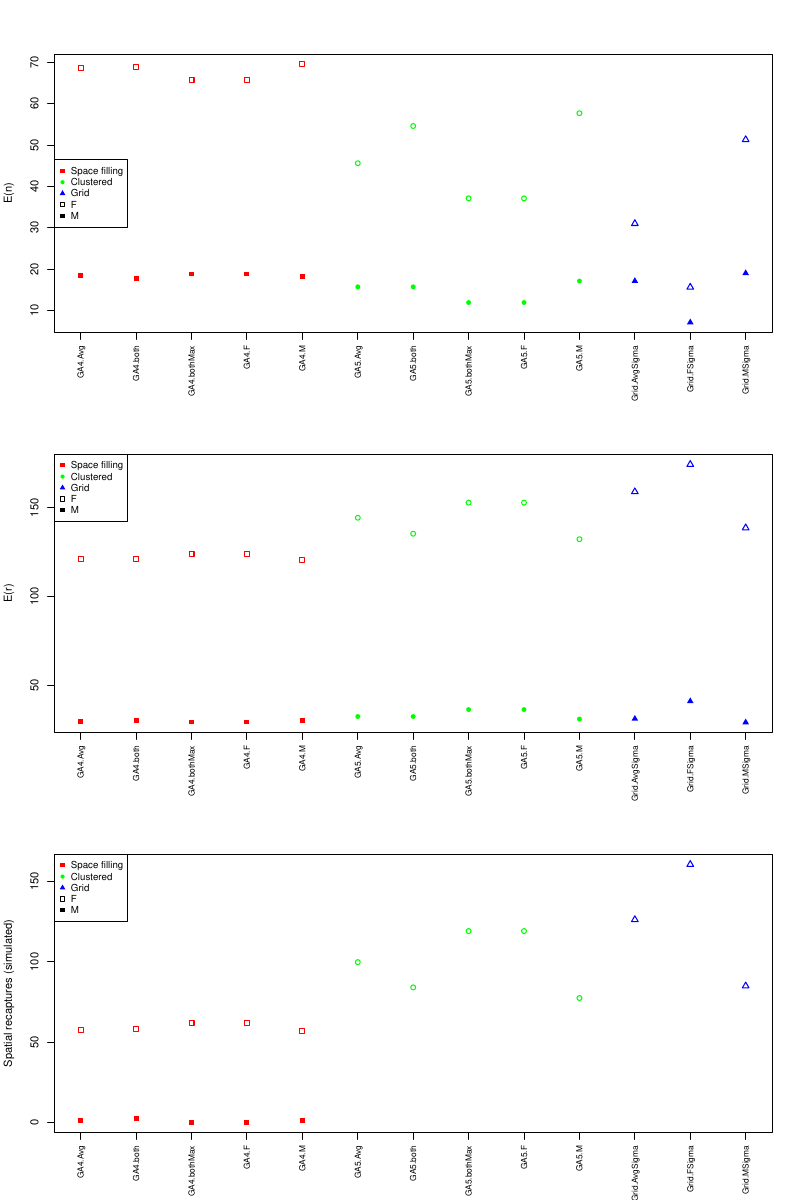

Recreate this plot in R.
#September 2024
#generates both expected and simulated numbers using CLT S values
#excluded both Max = T
#1000 reps

library(secrdesign)
library(dplyr)
library(tidyr)
library(sf)

##########################################################
#Set up
#large area created and objects with and without a buffer are in LargeSCRObjs.RData
##########################################################

load("LargeSCRObjs.RData")

locs <- scr.objs$`SF traps polygon`
mask <- scr.objs$`SCR mask (buff)`

#Use CLT S values with 40 traps
sigmaF = 2000 ; sigmaM = 6500 ; sigma <- c(sigmaF, sigmaM)
DF = 0.00009 ; DM = 0.00006 ; D <- c(DF, DM)
lambda0F = 6 ; lambda0M = 3.25 ; lambda0 <- c(lambda0F,lambda0M) 
nT <- 40 ; nreps = 1000

Scen.F <- make.scenarios (trapsindex = 1, D = DF, lambda0 = lambda0F, sigma = sigmaF, noccasions = 1, detectfn = 14) 
Scen.M <- make.scenarios (trapsindex = 1, D = DM, lambda0 = lambda0M, sigma = sigmaM, noccasions = 1, detectfn = 14) 

#function to extract expected and data summaries
get.data.summary <- function(scenario, traps.list, mask.obj, nreps){
  expected <- scenarioSummary(scenario, trapset = traps.list[[1]], maskset = mask.obj)
  data <- run.scenarios(nreps, scenario, trapset = traps.list[[1]], maskset = mask, fit = FALSE, extract = identity, 
                        det.args = list(savepopn = TRUE), fit.args = list(detectfn = 'HHN'))
  results <- list("Expected" = expected, "Simulated data" = data)
  return(results)
}

###########################
#Grids
###########################
load("LGridDesignsCLTS40.RData")

###################
#Grid with F sigma
###################
grid.Fsig.F <- get.data.summary(Scen.F, L.grid.designs.CLT.S$`2*F Sigma`, mask, nreps)
grid.Fsig.M <- get.data.summary(Scen.M, L.grid.designs.CLT.S$`2*F Sigma`, mask, nreps)

grid.Fsig.F$Expected
grid.Fsig.M$Expected

#F: En = 8 ; Er = 46.3  ; Em = 28.3
#M: En = 14.9 ; Er = 192.2 ; Em = 178.4

summary(grid.Fsig.F$`Simulated data`)
summary(grid.Fsig.M$`Simulated data`)

#F: n = 8 ; r =  45.5 ; nmov = 13.1 
#M: n = 15 ; r = 192.9 ; nmov = 98

###################
#Grid with M sigma
###################
grid.Msig.F <- get.data.summary(Scen.F, L.grid.designs.CLT.S$`2*M Sigma`, mask, nreps)
grid.Msig.M <- get.data.summary(Scen.M, L.grid.designs.CLT.S$`2*M Sigma`, mask, nreps)

grid.Msig.F$Expected
grid.Msig.M$Expected

#F: En = 21.4 ; Er = 32.9 ; Em = 0.01
#M: En = 51.7 ; Er = 155.4 ; Em = 95.9 

summary(grid.Msig.F$`Simulated data`)
summary(grid.Msig.M$`Simulated data`)

#F: n = 21.3 ; r = 32.1  ; nmov = 0.01  
#M: n = 51.7 ; r = 154.9 ; nmov = 60.3  

###################
#Grid with Avg sigma
###################
grid.Avgsig.F <- get.data.summary(Scen.F, L.grid.designs.CLT.S$`2*Avg Sigma`, mask, nreps)
grid.Avgsig.M <- get.data.summary(Scen.M, L.grid.designs.CLT.S$`2*Avg Sigma`, mask, nreps)

grid.Avgsig.F$Expected
grid.Avgsig.M$Expected

#F: En = 20 ; Er = 34.3 ; Em = 1.9 
#M: En = 30.9 ; Er = 176.2 ; Em = 140.8 

summary(grid.Avgsig.F$`Simulated data`)
summary(grid.Avgsig.M$`Simulated data`)

#F: n = 19.6 ; r = 33.6 ; nmov = 1.5 
#M: n = 31 ; r = 176.6 ; nmov = 81.7   

###########################
#GA Designs
###########################

load("Cluster/ProposedDesigns/LargeArea/Results/GADesigns.RData")

###########################
#GA Crit 4
###########################

#######################
#GA crit 4 with F sigma
#######################
Crit4.Fsig.F <- get.data.summary(Scen.F, GA.designs$`F4 Sigma`, mask, nreps)
Crit4.Fsig.M <- get.data.summary(Scen.M, GA.designs$`F4 Sigma`, mask, nreps)

Crit4.Fsig.F$Expected
Crit4.Fsig.M$Expected

#F: En =  ; Er =  ; Em = 
#M: En =  ; Er =  ; Em = 

summary(Crit4.Fsig.F$`Simulated data`)
summary(Crit4.Fsig.M$`Simulated data`)

#F: n =  ; r =  ; nmov =  
#M: n =  ; r =  ; nmov =  

###############################
#GA crit 4 with M sigma
###############################
Crit4.Msig.F <- get.data.summary(Scen.F, GA.designs$`M4 Sigma`, mask, nreps)
Crit4.Msig.M <- get.data.summary(Scen.M, GA.designs$`M4 Sigma`, mask, nreps)

Crit4.Msig.F$Expected
Crit4.Msig.M$Expected

#F: En =  ; Er =  ; Em = 
#M: En =  ; Er =  ; Em = 

summary(Crit4.Msig.F$`Simulated data`)
summary(Crit4.Msig.M$`Simulated data`)

#F: n =  ; r =  ; nmov = 
#M: n =  ; r =   ; nmov = 

###############################
#GA crit 4 with Avg sigma
###############################
Crit4.Avgsig.F <- get.data.summary(Scen.F, GA.designs$`Avg4 Sigma`, mask, nreps)
Crit4.Avgsig.M <- get.data.summary(Scen.M, GA.designs$`Avg4 Sigma`, mask, nreps)

Crit4.Avgsig.F$Expected
Crit4.Avgsig.M$Expected

#F: En = ; Er =  ; Em =  
#M: En =  ; Er =  ; Em =

summary(Crit4.Avgsig.F$`Simulated data`)
summary(Crit4.Avgsig.M$`Simulated data`)

#F: n = ; r =  ; nmov =  
#M: n = ; r =  ; nmov =  

###############################
#GA crit 4 with both
###############################
Crit4.both.F <- get.data.summary(Scen.F, GA.designs$`Both4`, mask, nreps)
Crit4.both.M <- get.data.summary(Scen.M, GA.designs$`Both4`, mask, nreps)

Crit4.both.F$Expected
Crit4.both.M$Expected

#F: En =  ; Er =  ; Em =  
#M: En =  ; Er =  ; Em = 

summary(Crit4.both.F$`Simulated data`)
summary(Crit4.both.M$`Simulated data`)

#F: n =  ; r =  ; nmov =  
#M: n =  ; r =  ; nmov = 

###########################
#GA Crit 5
###########################

#######################
#GA crit 5 with F sigma
#######################
Crit5.Fsig.F <- get.data.summary(Scen.F, GA.designs$`F5 Sigma`, mask, nreps)
Crit5.Fsig.M <- get.data.summary(Scen.M, GA.designs$`F5 Sigma`, mask, nreps)

Crit5.Fsig.F$Expected
Crit5.Fsig.M$Expected

#F: En =  ; Er =  ; Em =
#M: En =  ; Er =  ; Em = 

summary(Crit5.Fsig.F$`Simulated data`)
summary(Crit5.Fsig.M$`Simulated data`)

#F: n =  ; r =  ; nmov = 
#M: n =  ; r =  ; nmov = 

###############################
#GA crit 5 with M sigma
###############################
Crit5.Msig.F <- get.data.summary(Scen.F, GA.designs$`M5 Sigma`, mask, nreps)
Crit5.Msig.M <- get.data.summary(Scen.M, GA.designs$`M5 Sigma`, mask, nreps)

Crit5.Msig.F$Expected
Crit5.Msig.M$Expected

#F: En =  ; Er =  ; Em = 
#M: En =  ; Er =  ; Em = 

summary(Crit5.Msig.F$`Simulated data`)
summary(Crit5.Msig.M$`Simulated data`)

#F: n =  ; r = ; nmov = 
#M: n =  ; r =  ; nmov = 

###############################
#GA crit 5 with Avg sigma
###############################
Crit5.Avgsig.F <- get.data.summary(Scen.F, GA.designs$`Avg5 Sigma`, mask, nreps)
Crit5.Avgsig.M <- get.data.summary(Scen.M, GA.designs$`Avg5 Sigma`, mask, nreps)

Crit5.Avgsig.F$Expected
Crit5.Avgsig.M$Expected

#F: En =  ; Er =  ; Em = 
#M: En =  ; Er =  ; Em = 

summary(Crit5.Avgsig.F$`Simulated data`)
summary(Crit5.Avgsig.M$`Simulated data`)

#F: n =  ; r =  ; nmov =  
#M: n =  ; r =   ; nmov =  

###############################
#GA crit 5 with both
###############################
Crit5.both.F <- get.data.summary(Scen.F, GA.designs$`Both5`, mask, nreps)
Crit5.both.M <- get.data.summary(Scen.M, GA.designs$`Both5`, mask, nreps)

Crit5.both.F$Expected
Crit5.both.M$Expected

#F: En =  ; Er =  ; Em =  
#M: En =  ; Er =  ; Em = 

summary(Crit5.both.F$`Simulated data`)
summary(Crit5.both.M$`Simulated data`)

#F: n =  ; r =  ; nmov = 
#M: n =  ; r =  ; nmov =  

##############################################################
#dataframe for plotting

Design <- rep(c("Grid.FSigma", "Grid.MSigma","Grid.AvgSigma", 
            "GA4.F","GA4.M", "GA4.Avg","GA4.both",
            "GA5.F","GA5.M", "GA5.Avg","GA5.both"),each = 2)
DesignCat <- c(rep("Grid",6),rep("GA4",8),rep("GA5",8))
Strata <- rep(c("F","M"),11)

Individuals <- c(summary(grid.Fsig.F$`Simulated data`)[[2]][[1]][1,2], summary(grid.Fsig.M$`Simulated data`)[[2]][[1]][1,2], summary(grid.Msig.F$`Simulated data`)[[2]][[1]][1,2], summary(grid.Msig.M$`Simulated data`)[[2]][[1]][1,2], summary(grid.Avgsig.F$`Simulated data`)[[2]][[1]][1,2], summary(grid.Avgsig.M$`Simulated data`)[[2]][[1]][1,2],
                 summary(Crit4.Fsig.F$`Simulated data`)[[2]][[1]][1,2], summary(Crit4.Fsig.M$`Simulated data`)[[2]][[1]][1,2], summary(Crit4.Msig.F$`Simulated data`)[[2]][[1]][1,2], summary(Crit4.Msig.M$`Simulated data`)[[2]][[1]][1,2], summary(Crit4.Avgsig.F$`Simulated data`)[[2]][[1]][1,2], summary(Crit4.Avgsig.M$`Simulated data`)[[2]][[1]][1,2], summary(Crit4.both.F$`Simulated data`)[[2]][[1]][1,2], summary(Crit4.both.M$`Simulated data`)[[2]][[1]][1,2],
                 summary(Crit5.Fsig.F$`Simulated data`)[[2]][[1]][1,2], summary(Crit5.Fsig.M$`Simulated data`)[[2]][[1]][1,2], summary(Crit5.Msig.F$`Simulated data`)[[2]][[1]][1,2], summary(Crit5.Msig.M$`Simulated data`)[[2]][[1]][1,2], summary(Crit5.Avgsig.F$`Simulated data`)[[2]][[1]][1,2], summary(Crit5.Avgsig.M$`Simulated data`)[[2]][[1]][1,2], summary(Crit5.both.F$`Simulated data`)[[2]][[1]][1,2], summary(Crit5.both.M$`Simulated data`)[[2]][[1]][1,2])
Recaptures <- c(summary(grid.Fsig.F$`Simulated data`)[[2]][[1]][2,2], summary(grid.Fsig.M$`Simulated data`)[[2]][[1]][2,2], summary(grid.Msig.F$`Simulated data`)[[2]][[1]][2,2], summary(grid.Msig.M$`Simulated data`)[[2]][[1]][2,2], summary(grid.Avgsig.F$`Simulated data`)[[2]][[1]][2,2], summary(grid.Avgsig.M$`Simulated data`)[[2]][[1]][2,2], 
                summary(Crit4.Fsig.F$`Simulated data`)[[2]][[1]][2,2], summary(Crit4.Fsig.M$`Simulated data`)[[2]][[1]][2,2], summary(Crit4.Msig.F$`Simulated data`)[[2]][[1]][2,2], summary(Crit4.Msig.M$`Simulated data`)[[2]][[1]][2,2], summary(Crit4.Avgsig.F$`Simulated data`)[[2]][[1]][2,2], summary(Crit4.Avgsig.M$`Simulated data`)[[2]][[1]][2,2], summary(Crit4.both.F$`Simulated data`)[[2]][[1]][2,2], summary(Crit4.both.M$`Simulated data`)[[2]][[1]][2,2],
                summary(Crit5.Fsig.F$`Simulated data`)[[2]][[1]][2,2], summary(Crit5.Fsig.M$`Simulated data`)[[2]][[1]][2,2], summary(Crit5.Msig.F$`Simulated data`)[[2]][[1]][2,2], summary(Crit5.Msig.M$`Simulated data`)[[2]][[1]][2,2], summary(Crit5.Avgsig.F$`Simulated data`)[[2]][[1]][2,2], summary(Crit5.Avgsig.M$`Simulated data`)[[2]][[1]][2,2], summary(Crit5.both.F$`Simulated data`)[[2]][[1]][2,2], summary(Crit5.both.M$`Simulated data`)[[2]][[1]][2,2])
SpatialRCS <- c(summary(grid.Fsig.F$`Simulated data`)[[2]][[1]][3,2], summary(grid.Fsig.M$`Simulated data`)[[2]][[1]][3,2], summary(grid.Msig.F$`Simulated data`)[[2]][[1]][3,2], summary(grid.Msig.M$`Simulated data`)[[2]][[1]][3,2], summary(grid.Avgsig.F$`Simulated data`)[[2]][[1]][3,2], summary(grid.Avgsig.M$`Simulated data`)[[2]][[1]][3,2], 
                summary(Crit4.Fsig.F$`Simulated data`)[[2]][[1]][3,2], summary(Crit4.Fsig.M$`Simulated data`)[[2]][[1]][3,2], summary(Crit4.Msig.F$`Simulated data`)[[2]][[1]][3,2], summary(Crit4.Msig.M$`Simulated data`)[[2]][[1]][3,2], summary(Crit4.Avgsig.F$`Simulated data`)[[2]][[1]][3,2], summary(Crit4.Avgsig.M$`Simulated data`)[[2]][[1]][3,2], summary(Crit4.both.F$`Simulated data`)[[2]][[1]][3,2], summary(Crit4.both.M$`Simulated data`)[[2]][[1]][3,2],
                summary(Crit5.Fsig.F$`Simulated data`)[[2]][[1]][3,2], summary(Crit5.Fsig.M$`Simulated data`)[[2]][[1]][3,2], summary(Crit5.Msig.F$`Simulated data`)[[2]][[1]][3,2], summary(Crit5.Msig.M$`Simulated data`)[[2]][[1]][3,2], summary(Crit5.Avgsig.F$`Simulated data`)[[2]][[1]][3,2], summary(Crit5.Avgsig.M$`Simulated data`)[[2]][[1]][3,2], summary(Crit5.both.F$`Simulated data`)[[2]][[1]][3,2], summary(Crit5.both.M$`Simulated data`)[[2]][[1]][3,2])

En <- c(grid.Fsig.F$Expected$En, grid.Fsig.M$Expected$En, grid.Msig.F$Expected$En, grid.Msig.M$Expected$En, grid.Avgsig.F$Expected$En, grid.Avgsig.M$Expected$En, 
        Crit4.Fsig.F$Expected$En, Crit4.Fsig.M$Expected$En,  Crit4.Msig.F$Expected$En, Crit4.Msig.M$Expected$En, Crit4.Avgsig.F$Expected$En, Crit4.Avgsig.M$Expected$En, Crit4.both.F$Expected$En, Crit4.both.M$Expected$En, 
        Crit5.Fsig.F$Expected$En, Crit5.Fsig.M$Expected$En,  Crit5.Msig.F$Expected$En, Crit5.Msig.M$Expected$En, Crit5.Avgsig.F$Expected$En, Crit5.Avgsig.M$Expected$En, Crit5.both.F$Expected$En, Crit5.both.M$Expected$En)
Er <- c(grid.Fsig.F$Expected$Er, grid.Fsig.M$Expected$Er, grid.Msig.F$Expected$Er, grid.Msig.M$Expected$Er, grid.Avgsig.F$Expected$Er, grid.Avgsig.M$Expected$Er, 
        Crit4.Fsig.F$Expected$Er, Crit4.Fsig.M$Expected$Er, Crit4.Msig.F$Expected$Er, Crit4.Msig.M$Expected$Er, Crit4.Avgsig.F$Expected$Er, Crit4.Avgsig.M$Expected$Er, Crit4.both.F$Expected$Er, Crit4.both.M$Expected$Er, 
        Crit5.Fsig.F$Expected$Er, Crit5.Fsig.M$Expected$Er,  Crit5.Msig.F$Expected$Er, Crit5.Msig.M$Expected$Er, Crit5.Avgsig.F$Expected$Er, Crit5.Avgsig.M$Expected$Er, Crit5.both.F$Expected$Er, Crit5.both.M$Expected$Er)
Em <- c(grid.Fsig.F$Expected$Em, grid.Fsig.M$Expected$Em, grid.Msig.F$Expected$Em, grid.Msig.M$Expected$Em, grid.Avgsig.F$Expected$Em, grid.Avgsig.M$Expected$Em, 
        Crit4.Fsig.F$Expected$Em, Crit4.Fsig.M$Expected$Em, Crit4.Msig.F$Expected$Em, Crit4.Msig.M$Expected$Em, Crit4.Avgsig.F$Expected$Em, Crit4.Avgsig.M$Expected$Em, Crit4.both.F$Expected$Em, Crit4.both.M$Expected$Em, 
        Crit5.Fsig.F$Expected$Em, Crit5.Fsig.M$Expected$Em, Crit5.Msig.F$Expected$Em, Crit5.Msig.M$Expected$Em, Crit5.Avgsig.F$Expected$Em, Crit5.Avgsig.M$Expected$Em, Crit5.both.F$Expected$Em, Crit5.both.M$Expected$Em)

df <- data.frame("Type" = as.factor(DesignCat), Design = as.factor(Design), Strata = as.factor(Strata), Individuals, Recaptures, SpatialRCS, En, Er, Em)

#################################################

#plot simulated data summary number
pdf("SimulatedNumbers.pdf", height = 12, width = 8)
par(mfrow=c(3,1))
#get axis labels
Designlabs <- levels(df$Design)

#Individuals
plot(df$Individuals ~ as.numeric(df$Design), type='n', xlab = "", ylab = "Number of individuals (simulated)", xaxt = 'n')
axis(side = 1, at = 1:11, labels = Designlabs, las = 2,  cex.axis = 0.7)
points(df$Individuals[df$Strata=="F"] ~ as.numeric(df$Design[df$Strata=="F"]), pch = c(15,16,17)[as.numeric(df$Type[df$Strata=="F"])], col = c("red", "green","blue")[as.numeric(df$Type[df$Strata=="F"])])
points(df$Individuals[df$Strata=="M"] ~ as.numeric(df$Design[df$Strata=="M"]), pch = c(0,1,2)[as.numeric(df$Type[df$Strata=="M"])], col = c("red", "green","blue")[as.numeric(df$Type[df$Strata=="M"])])
legend("left", legend=c("Space filling", "Clustered","Grid", "F", "M"), pch = c(15,16,17,15,0),col = c("red", "green","blue","black","black"), cex = 0.85 )

#Recaps
plot(df$Recaptures ~ as.numeric(df$Design), type='n', xlab = "", ylab = "Number of recaptures (simulated)", xaxt = 'n')
axis(side = 1, at = 1:11, labels = Designlabs, las = 2,  cex.axis = 0.7)
points(df$Recaptures[df$Strata=="F"] ~ as.numeric(df$Design[df$Strata=="F"]), pch = c(15,16,17)[as.numeric(df$Type[df$Strata=="F"])], col = c("red", "green","blue")[as.numeric(df$Type[df$Strata=="F"])])
points(df$Recaptures[df$Strata=="M"] ~ as.numeric(df$Design[df$Strata=="M"]), pch = c(0,1,2)[as.numeric(df$Type[df$Strata=="M"])], col = c("red", "green","blue")[as.numeric(df$Type[df$Strata=="M"])])
legend("topleft", legend=c("Space filling", "Clustered","Grid", "F", "M"), pch = c(15,16,17,15,0),col = c("red", "green","blue","black","black"), cex = 0.85 )

#SRCs
plot(df$SpatialRCS ~ as.numeric(df$Design), type='n', xlab = "", ylab = "Spatial recaptures (simulated)", xaxt = 'n', ylim=c(0,160))
axis(side = 1, at = 1:11, labels = Designlabs, las = 2,  cex.axis = 0.7)
points(df$SpatialRCS[df$Strata=="F"] ~ as.numeric(df$Design[df$Strata=="F"]), pch = c(15,16,17)[as.numeric(df$Type[df$Strata=="F"])], col = c("red", "green","blue")[as.numeric(df$Type[df$Strata=="F"])])
points(df$SpatialRCS[df$Strata=="M"] ~ as.numeric(df$Design[df$Strata=="M"]), pch = c(0,1,2)[as.numeric(df$Type[df$Strata=="M"])], col = c("red", "green","blue")[as.numeric(df$Type[df$Strata=="M"])])
legend("topleft", legend=c("Space filling", "Clustered","Grid", "F", "M"), pch = c(15,16,17,15,0),col = c("red", "green","blue","black","black"), cex = 0.85 )

dev.off()

#plot expected data summary number
pdf("ExpectedNumbers.pdf", height = 12, width = 8)
par(mfrow=c(3,1))

#Individuals
plot(df$En ~ as.numeric(df$Design), type='n', xlab = "", ylab = "E(n)", xaxt = 'n')
axis(side = 1, at = 1:11, labels = Designlabs, las = 2,  cex.axis = 0.7)
points(df$En[df$Strata=="F"] ~ as.numeric(df$Design[df$Strata=="F"]), pch = c(15,16,17)[as.numeric(df$Type[df$Strata=="F"])], col = c("red", "green","blue")[as.numeric(df$Type[df$Strata=="F"])])
points(df$En[df$Strata=="M"] ~ as.numeric(df$Design[df$Strata=="M"]), pch = c(0,1,2)[as.numeric(df$Type[df$Strata=="M"])], col = c("red", "green","blue")[as.numeric(df$Type[df$Strata=="M"])])
legend("left", legend=c("Space filling", "Clustered","Grid", "F", "M"), pch = c(15,16,17,15,0),col = c("red", "green","blue","black","black"), cex = 0.85 )

#Recaps
plot(df$Er ~ as.numeric(df$Design), type='n', xlab = "", ylab = "E(r)", xaxt = 'n')
axis(side = 1, at = 1:11, labels = Designlabs, las = 2,  cex.axis = 0.7)
points(df$Er[df$Strata=="F"] ~ as.numeric(df$Design[df$Strata=="F"]), pch = c(15,16,17)[as.numeric(df$Type[df$Strata=="F"])], col = c("red", "green","blue")[as.numeric(df$Type[df$Strata=="F"])])
points(df$Er[df$Strata=="M"] ~ as.numeric(df$Design[df$Strata=="M"]), pch = c(0,1,2)[as.numeric(df$Type[df$Strata=="M"])], col = c("red", "green","blue")[as.numeric(df$Type[df$Strata=="M"])])
legend("topleft", legend=c("Space filling", "Clustered","Grid", "F", "M"), pch = c(15,16,17,15,0),col = c("red", "green","blue","black","black"), cex = 0.85 )

#SRCs
plot(df$Em ~ as.numeric(df$Design), type='n', xlab = "", ylab = "E(m)", xaxt = 'n', , ylim=c(0,160))
axis(side = 1, at = 1:11, labels = Designlabs, las = 2,  cex.axis = 0.7)
points(df$Em[df$Strata=="F"] ~ as.numeric(df$Design[df$Strata=="F"]), pch = c(15,16,17)[as.numeric(df$Type[df$Strata=="F"])], col = c("red", "green","blue")[as.numeric(df$Type[df$Strata=="F"])])
points(df$Em[df$Strata=="M"] ~ as.numeric(df$Design[df$Strata=="M"]), pch = c(0,1,2)[as.numeric(df$Type[df$Strata=="M"])], col = c("red", "green","blue")[as.numeric(df$Type[df$Strata=="M"])])
legend("topleft", legend=c("Space filling", "Clustered","Grid", "F", "M"), pch = c(15,16,17,15,0),col = c("red", "green","blue","black","black"), cex = 0.85 )

dev.off()

#plot together
pdf("DataSumms.pdf", height = 12, width = 8, pointsize = 11)
par(mfrow=c(3,2))

############################################################################
#for a smaller area

#create mask and potential traplocs
mask.r <- rast(ncol = 60, nrow = 60, xmin = 0, xmax = 75000, ymin = 0, ymax = 75000)  #ncol/row determine the resolution
traplocs.r <- rast(ncol = 30, nrow = 30, xmin = 20000, xmax = 55000, ymin = 20000, ymax = 55000) #res of 1.5K

values(mask.r) <- 1:ncell(mask.r) #numbers each cell, seems needed
values(traplocs.r) <- 1:ncell(traplocs.r) 

#create polyon
msk.p1 <- rbind(c(0, 0), c(75000, 0), c(75000, 75000), c(0, 75000), c(0,0))
mask.v <- vect(msk.p1, type = "polygons")

traplocs.p1 <- rbind(c(20000, 20000), c(55000, 20000), c(55000, 55000), c(20000, 55000), c(20000,20000))
traplocs.v <- vect(traplocs.p1, type = "polygons")

#create mask and traps obj
#get coordinates
msk.coords <- crds(mask.r, df = T)
traploc.coords <- crds(traplocs.r, df=T)

mask <- read.mask(data = msk.coords, spacing = 500)
trap.locs <- read.traps(data = traploc.coords, detector = "count", spacing = 1500)

# 40 traps
D4 = 0.008 ; L0 = 3 ; sig = 3000

nT <- 40

######
#GA
######
GA.F4 <- Proposed.traps(poly = NULL, alltraps = trap.locs, mask.buff = mask, D = D4, sigma = sig, 
                        lambda0 = L0, sigma.buff = sig, grid.spacing = NULL, 
                        criterion = 4, n.reps = 1, grid = FALSE, nT = nT, GA.ngen = 50)
plot(mask.v)
plot(GA.F4[[1]], add = T)

#Enrm numbers
scenF <- make.scenarios (trapsindex = 1, detectfn = 'HHN', D = D4, lambda0 = L0, 
                         sigma = sig, noccasions = 1)

scenarioSummary(scenF, traps = GA.F4[[1]], mask = mask)



